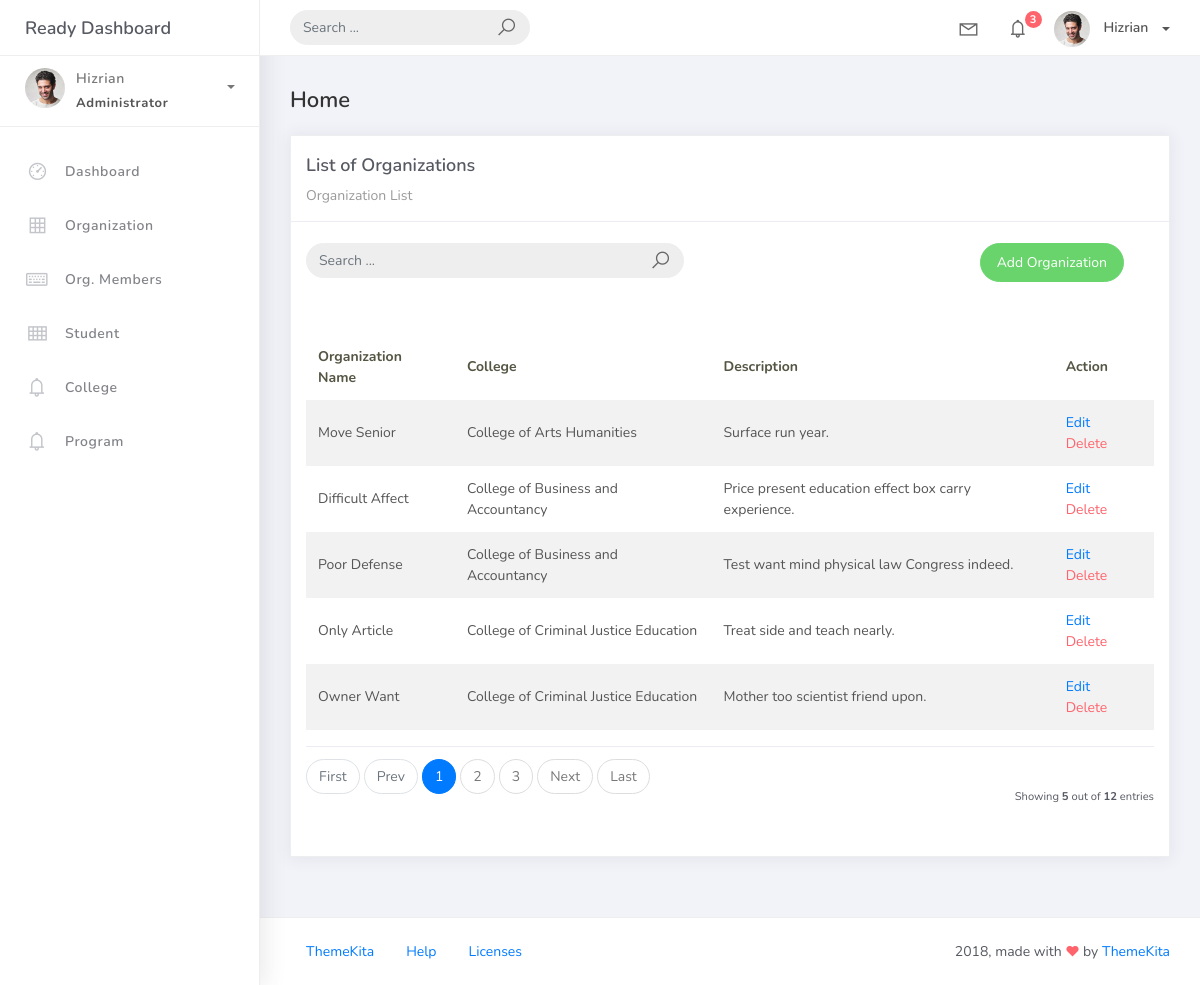
The page /organization_list/ (signed in) on the database its author committed.
### studentorg/models.py (models this page shows, shortened)
class BaseModel(models.Model):
    created_at = models.DateTimeField(auto_now_add=True, db_index=True)
    updated_at = models.DateTimeField(auto_now=True)
    class Meta:
        abstract = True

class Organization(BaseModel):
    name = models.CharField(max_length=250)
    college = models.ForeignKey(
        College,
        null=True,
        blank=True,
        on_delete=models.CASCADE
    )
    description = models.CharField(max_length=500)

class College(BaseModel):
    college_name = models.CharField(max_length=150)
    def __str__(self):
        return self.college_name

### studentorg/views.py (the view)
# urls.py: path('organization_list/', OrganizationList.as_view(), name='organization-list'),
class OrganizationList(LoginRequiredMixin, ListView):
    model = Organization
    context_object_name = 'organization'
    template_name = 'org_list.html'
    paginate_by = 5
    ordering = ["college__college_name", "name"]
    def get_queryset(self):
        qs = super().get_queryset()
        query = self.request.GET.get('q')
        if query:
            qs = qs.filter(
                Q(name__icontains=query) |
                Q(description__icontains=query)
            )
        return qs

### templates/org_list.html (shortened to what this page needs)
{% extends 'base.html' %}
{% load static %}
{% block content %}
<div class="content">
    <div class="container-fluid">
        <h4 class="page-title">Home</h4>
        <div class="row">
            <div class="col-md-12">
                <div class="card">
                    <div class="card-header">
                        <div class="card-title">
                            List of Organizations
                        </div>
                        <div class="card-category">
                            Organization List
                        </div>
                    </div>
                    <br />
                    <div class="col-md-12 row">
                        <div class="col-md-6">
                            <form
                                class="navbar-left navbar-form nav-search mr-md-3"
                                method="get"
                                action="{% url 'organization-list' %}"
                            >
                                <div class="input-group">
                                    <input
                                        type="text"
                                        name="q"
                                        placeholder="Search ..."
                                        value="{{ request.GET.q|default:'' }}"
                                        class="form-control"
                                    />
                                    <div class="input-group-append">
                                        <button
                                            type="submit"
                                            class="input-group-text"
                                        >
                                            <i class="la la-search search-icon"></i>
                                        </button>
                                    </div>
                                </div>
                            </form>
                        </div>
                        <div class="col-md-6">
                            <div class="pull-right">
                                <a
                                    href="{% url 'organization-add' %}"
                                    class="btn btn-success btn-rounded"
                                >
                                    Add Organization
                                </a>
                            </div>
                        </div>
                    </div>
                    <br />
                    <div class="card-body">
                        <table class="table table-striped mt-3">
                            <thead>
                                <tr>
                                    <th scope="col">
                                        Organization Name
                                    </th>
                                    <th scope="col">
                                        College
                                    </th>
                                    <th scope="col">
                                        Description
                                    </th>
                                    <th scope="col">
                                        Action
                                    </th>
                                </tr>
                            </thead>
                            <tbody>
                                {% for object in object_list %}
                                <tr>
                                    <td>
                                        {{ object.name }}
                                    </td>
                                    <td>
                                        {{ object.college }}
                                    </td>
                                    <td>
                                        {{ object.description }}
                                    </td>
                                    <td>
                                        <a
                                            href="{% url 'organization-update' object.id %}"
                                        >
                                            Edit
                                        </a>
                                        <a
                                            href="{% url 'organization-delete' object.id %}"
                                            class="text-danger"
                                        >
                                            Delete
                                        </a>
                                    </td>
                                </tr>
                                {% endfor %}
                            </tbody>
                        </table>
                        {% include 'includes/pagination.html' %}
                    </div>
                </div>
            </div>
        </div>
    </div>
</div>
{% endblock %}

### templates/base.html (shortened to what this page needs)
{% load static %}
<!DOCTYPE html>
<html>
<head>
    <link rel="stylesheet" href="{% static 'css/bootstrap.min.css' %}">
    <link rel="stylesheet" href="{% static 'css/ready.css' %}">
    <link rel="stylesheet" href="{% static 'css/demo.css' %}">
</head>
<body>
    <div class="wrapper">
        <div class="main-header">
            <div class="logo-header">
                <a href="#" class="logo">
                    Ready Dashboard
                </a>
            </div>
            <nav class="navbar navbar-header navbar-expand-lg">
                <div class="container-fluid">
                    <form class="navbar-left navbar-form nav-search mr-md-3" action="">
                        <div class="input-group">
                            <input type="text" placeholder="Search ..." class="form-control">
                            <div class="input-group-append">
                                <span class="input-group-text">
                                    <i class="la la-search search-icon"></i>
                                </span>
                            </div>
                        </div>
                    </form>
                    <ul class="navbar-nav topbar-nav ml-md-auto align-items-center">
                        <li class="nav-item dropdown hidden-caret">
                            <a class="nav-link dropdown-toggle"
                               href="#"
                               id="navbarDropdown"
                               role="button"
                               data-toggle="dropdown"
                               aria-haspopup="true"
                               aria-expanded="false">
                                <i class="la la-envelope"></i>
                            </a>
                        </li>
                        <li class="nav-item dropdown hidden-caret">
                            <a class="nav-link dropdown-toggle"
                               href="#"
                               id="navbarDropdown"
                               role="button"
                               data-toggle="dropdown"
                               aria-haspopup="true"
                               aria-expanded="false">
                                <i class="la la-bell"></i>
                                <span class="notification">3</span>
                            </a>
                        </li>
                        <li class="nav-item dropdown">
                            <a class="dropdown-toggle profile-pic"
                               data-toggle="dropdown"
                               href="#"
                               aria-expanded="false">
                                <img src="{% static 'img/profile.jpg' %}"
                                     alt="user-img"
                                     width="36"
                                     class="img-circle">
                                <span>Hizrian</span>
                            </a>
                        </li>
                    </ul>
                </div>
            </nav>
        </div>
        <div class="sidebar">
            <div class="scrollbar-inner sidebar-wrapper">
                <div class="user">
                    <div class="photo">
                        <img src="{% static 'img/profile.jpg' %}">
                    </div>
                    <div class="info">
                        <a class=""
                           data-toggle="collapse"
                           href="#collapseExample"
                           aria-expanded="true">
                            <span>
                                Hizrian
                                <span class="user-level">
                                    Administrator
                                </span>
                                <span class="caret"></span>
                            </span>
                        </a>
                    </div>
                </div>
                <ul class="nav">
                    <li class="nav-item">
                        <a href="/">
                            <i class="la la-dashboard"></i>
                            <p>Dashboard</p>
                        </a>
                    </li>
                    <li class="nav-item">
                        <a href="{% url 'organization-list' %}">
                            <i class="la la-table"></i>
                            <p>Organization</p>
                        </a>
                    </li>
                    <li class="nav-item">
                        <a href="{% url 'orgmember-list' %}">
                            <i class="la la-keyboard-o"></i>
                            <p>Org. Members</p>
                        </a>
                    </li>
                    <li class="nav-item">
                        <a href="{% url 'student-list' %}">
                            <i class="la la-th"></i>
                            <p>Student</p>
                        </a>
                    </li>
                    <li class="nav-item">
                        <a href="{% url 'college-list' %}">
                            <i class="la la-bell"></i>
                            <p>College</p>
                        </a>
                    </li>
                    <li class="nav-item">
                        <a href="{% url 'program-list' %}">
                            <i class="la la-bell"></i>
                            <p>Program</p>
                        </a>
                    </li>
                </ul>
            </div>
        </div>
        <div class="main-panel">
            {% block content %}
            {% endblock %}
            <footer class="footer">
                <div class="container-fluid">
                    <nav class="pull-left">
                        <ul class="nav">
                            <li class="nav-item">
                                <a class="nav-link" href="#">
                                    ThemeKita
                                </a>
                            </li>
                            <li class="nav-item">
                                <a class="nav-link" href="#">
                                    Help
                                </a>
                            </li>
                            <li class="nav-item">
                                <a class="nav-link" href="#">
                                    Licenses
                                </a>
                            </li>
                        </ul>
                    </nav>
                    <div class="copyright ml-auto">
                        2018, made with
                        <i class="la la-heart heart text-danger"></i>
                        by
                        <a href="#">ThemeKita</a>
                    </div>
                </div>
            </footer>
        </div>
    </div>
</body>
</html>

### templates/includes/pagination.html (shortened to what this page needs)
{% if is_paginated %}
<div class="card-footer px-0 border-0 d-flex flex-column flex-lg-row align-items-center justify-content-between mt-3">
    <nav aria-label="Topics pagination" class="mb-4">
        <ul class="pagination">
            {% if page_obj.number > 1 %}
            <li class="page-item">
                <a class="page-link" href="?page=1">First</a>
            </li>
            {% else %}
            <li class="page-item disabled">
                <span class="page-link">First</span>
            </li>
            {% endif %}
            {% if page_obj.has_previous %}
            <li class="page-item">
                <a class="page-link" href="?page={{ page_obj.previous_page_number }}">Prev</a>
            </li>
            {% else %}
            <li class="page-item disabled">
                <span class="page-link">Prev</span>
            </li>
            {% endif %}
            {% for page_num in paginator.page_range %}
                {% if page_obj.number == page_num %}
                <li class="page-item active">
                    <span class="page-link">
                        {{ page_num }}
                    </span>
                </li>
                {% elif page_num > page_obj.number|add:'-3' and page_num < page_obj.number|add:'3' %}
                <li class="page-item">
                    <a class="page-link" href="?page={{ page_num }}">{{ page_num }}</a>
                </li>
                {% endif %}
            {% endfor %}
            {% if page_obj.has_next %}
            <li class="page-item">
                <a class="page-link" href="?page={{ page_obj.next_page_number }}">Next</a>
            </li>
            {% else %}
            <li class="page-item disabled">
                <span class="page-link">Next</span>
            </li>
            {% endif %}
            {% if page_obj.number != paginator.num_pages %}
            <li class="page-item">
                <a class="page-link" href="?page={{ paginator.num_pages }}">Last</a>
            </li>
            {% else %}
            <li class="page-item disabled">
                <span class="page-link">Last</span>
            </li>
            {% endif %}
        </ul>
    </nav>
    <div class="fw-normal small mt-4 mt-lg-0">
        Showing <b>{{ object_list.count }}</b> out of
        <b>{{ paginator.count }}</b> entries
    </div>
</div>
{% endif %}

### rows shown on the page
Organization: name "Move Senior", college "College of Arts Humanities", description "Surface run year."
Organization: name "Difficult Affect", college "College of Business and Accountancy", description "Price present education effect box carry experience."
Organization: name "Poor Defense", college "College of Business and Accountancy", description "Test want mind physical law Congress indeed."
Organization: name "Only Article", college "College of Criminal Justice Education", description "Treat side and teach nearly."
Organization: name "Owner Want", college "College of Criminal Justice Education", description "Mother too scientist friend upon."

### other values the page prints
{{ page_num }} "1"
{{ page_num }} "2" "3"
{{ object_list.count }} "5"
{{ paginator.count }} "12"
